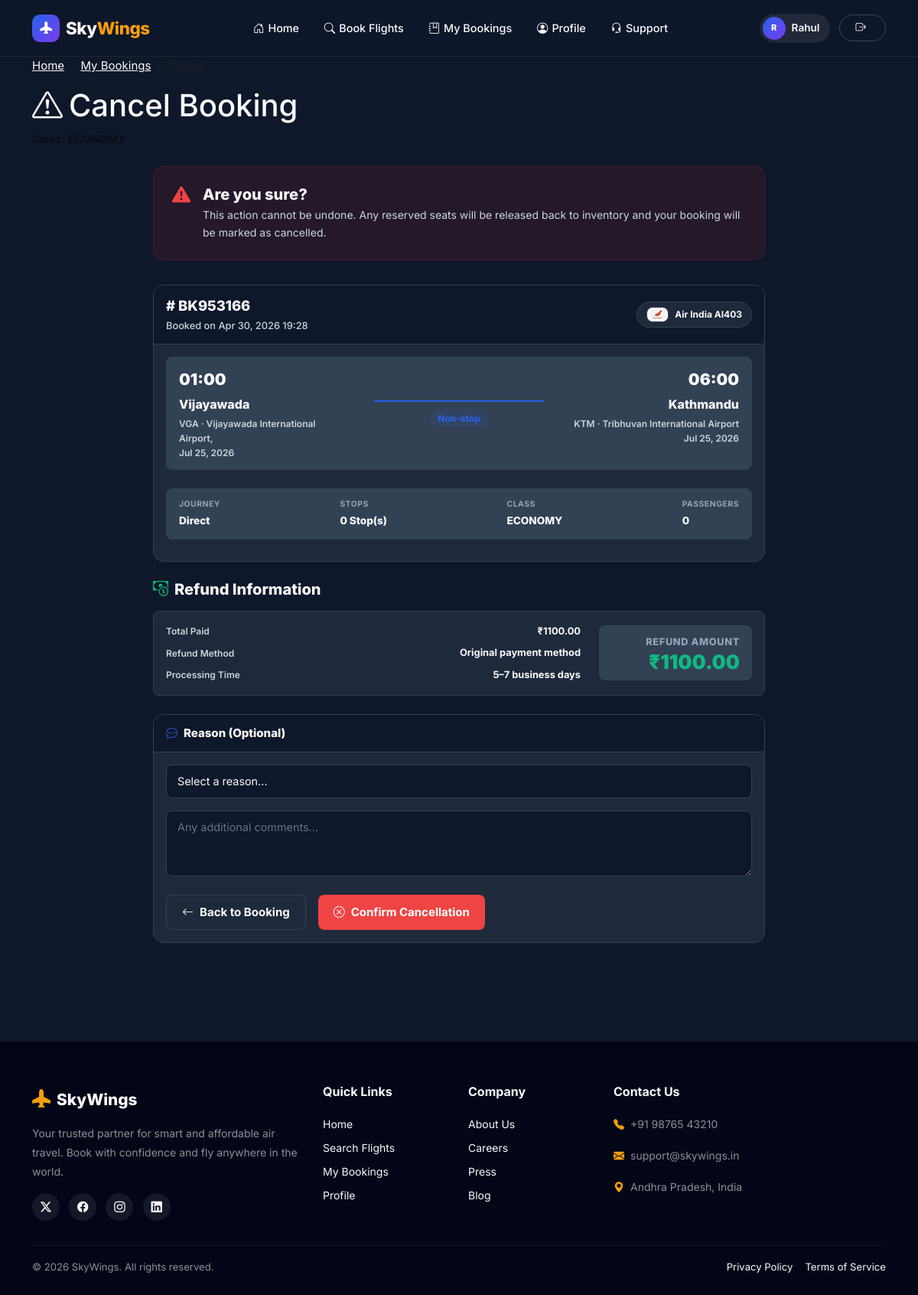
The page /cancel-booking/BK953166/ (signed in) on the database as committed earlier.
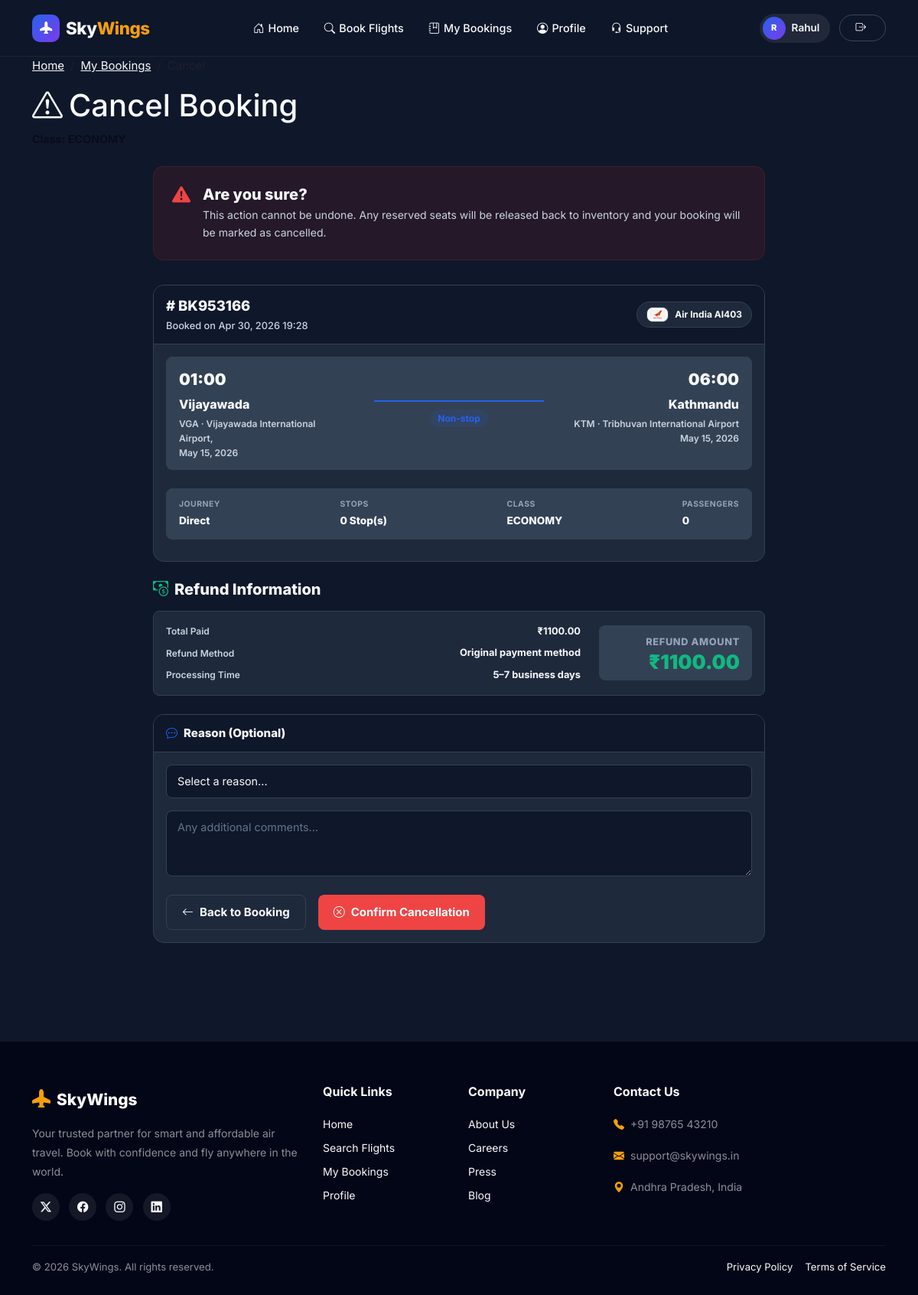
The same page on the database as committed later.
### home/models.py (models this page shows, shortened)
class Booking(models.Model):
    STATUS_CHOICES = [('CONFIRMED', 'Confirmed'), ('CANCELLED', 'Cancelled'), ('PENDING', 'Pending')]
    CLASS_CHOICES = [('ECONOMY', 'Economy'), ('BUSINESS', 'Business'), ('FIRST', 'First Class')]
    FARE_TYPE_CHOICES = [('NORMAL', 'Normal'), ('STUDENT', 'Student')]
    reference = models.CharField(max_length=8, unique=True)
    user = models.ForeignKey(User, on_delete=models.CASCADE)
    flight = models.ForeignKey('Flight', on_delete=models.CASCADE, null=True, blank=True)
    flights = models.ManyToManyField('Flight', through='BookingSegment', related_name='multi_segment_bookings')
    nums_passengers = models.PositiveIntegerField(default=1)
    travel_class = models.CharField(max_length=10, choices=CLASS_CHOICES)
    fare_type = models.CharField(max_length=10, choices=FARE_TYPE_CHOICES, default='NORMAL')
    discount_amount = models.DecimalField(max_digits=10, decimal_places=2, default=Decimal('0.00'))
    total_price = models.DecimalField(max_digits=10, decimal_places=2, default=Decimal('0.00'))
    booking_date = models.DateTimeField(auto_now_add=True)
    status = models.CharField(max_length=10, choices=STATUS_CHOICES, default='CONFIRMED')

class Flight(models.Model):
    flight_number = models.CharField(max_length=10)
    airline = models.ForeignKey(Airline, on_delete=models.CASCADE)
    departure_airport = models.ForeignKey(Airport, related_name='departures', on_delete=models.CASCADE)
    arrival_airport = models.ForeignKey(Airport, related_name='arrivals', on_delete=models.CASCADE)
    departure_time = models.DateTimeField()
    arrival_time = models.DateTimeField()
    economy_seats = models.PositiveIntegerField()
    business_seats = models.PositiveIntegerField()
    first_class_seats = models.PositiveIntegerField()
    economy_price = models.DecimalField(max_digits=10, decimal_places=2)
    business_price = models.DecimalField(max_digits=10, decimal_places=2)
    first_class_price = models.DecimalField(max_digits=10, decimal_places=2)
    stops = models.PositiveIntegerField(default=0)
    cabin_allowance = models.CharField('Cabin', max_length=80, default='7 kg cabin bag')
    check_in_allowance = models.CharField('Check In', max_length=80, default='15 kg check-in bag')

class Airline(models.Model):
    name = models.CharField(max_length=100)
    code = models.CharField(max_length=2, unique=True)
    logo = models.ImageField(upload_to='airlines/', null=True, blank=True)

class Airport(models.Model):
    code = models.CharField(max_length=3, unique=True)
    name = models.CharField(max_length=100)
    city = models.CharField(max_length=100)
    country = models.CharField(max_length=100)
    image = models.ImageField(upload_to='airports/', null=True, blank=True)

### home/views.py (the view, shortened to what this page needs)
@login_required
def cancel_booking(request, reference):
    booking = get_object_or_404(Booking, reference=reference, user=request.user)
    if booking.status != 'CONFIRMED':
        messages.error(request, "Only confirmed bookings can be cancelled")
        return redirect('my_bookings')
    return render(request, 'cancel_confirm.html', {'booking': booking})

### templates/cancel_confirm.html (shortened to what the changed rows need)
{% extends 'base.html' %}
{% block body %}
<div class="cancel-hero">
  <div class="container">
    <h1><i class="bi bi-exclamation-triangle me-2"></i>Cancel Booking</h1>
  </div>
</div>
<div class="container py-4">
  <div class="cancel-container">
    <div class="ticket-card mb-4">
      <div class="ticket-header">
        <div>
          <div class="ticket-ref"># {{ booking.reference }}</div>
          <div style="font-size:0.8rem; color:var(--text-2); font-weight: 500; margin-top:2px;">Booked on {{ booking.booking_date|date:"M j, Y H:i" }}</div>
        </div>
        <div class="ticket-airline-item" title="{{ booking.flight.airline.name }}">
          {% if booking.flight.airline.logo %}
          <img src="{{ booking.flight.airline.logo.url }}" alt="{{ booking.flight.airline.name }}" class="ticket-airline-logo">
          {% else %}
          <span class="ticket-airline-fallback">{{ booking.flight.airline.code }}</span>
          {% endif %}
          <span>{{ booking.flight.airline.name }} {{ booking.flight.airline.code }}{{ booking.flight.flight_number }}</span>
        </div>
      </div>
      <div class="ticket-body">
        <div class="route-display mb-4">
          <div class="route-point">
            <div class="route-time">{{ booking.flight.departure_time|time:"H:i" }}</div>
            <div class="route-city">{{ booking.flight.departure_airport.city }}</div>
            <div class="route-detail">{{ booking.flight.departure_airport.code }} · {{ booking.flight.departure_airport.name }}</div>
            <div class="route-detail">{{ booking.flight.departure_time|date:"M d, Y" }}</div>
          </div>
          <div class="route-point">
            <div class="route-time">{{ booking.flight.arrival_time|time:"H:i" }}</div>
            <div class="route-city">{{ booking.flight.arrival_airport.city }}</div>
            <div class="route-detail">{{ booking.flight.arrival_airport.code }} · {{ booking.flight.arrival_airport.name }}</div>
            <div class="route-detail">{{ booking.flight.arrival_time|date:"M d, Y" }}</div>
          </div>
        </div>
        <div class="info-grid">
          <div class="info-item">
            <div class="info-label">Class</div>
            <div class="info-value">{{ booking.travel_class|upper }}</div>
          </div>
        </div>
      </div>
    </div>
    <div class="payment-summary-card mb-4">
      <div class="payment-column">
        <div class="payment-row">
          <span class="payment-label">Total Paid</span>
          <span class="payment-value">₹{{ booking.total_price }}</span>
        </div>
      </div>
      <div class="payment-total-block">
        <div style="font-weight:800; color:var(--text-3); font-size:0.8rem; text-transform:uppercase; letter-spacing:0.05em; margin-bottom:2px;">Refund Amount</div>
        <div style="font-weight:900; color:var(--success); font-size:1.6rem; line-height:1;">₹{{ booking.total_price }}</div>
      </div>
    </div>
  </div>
</div>
{% endblock %}

Rows that differ between the two databases and show on the page:
changed through a linked row, Booking "BK953166": flight.departure_time "Jul 25, 2026" → "May 15, 2026"; flight.arrival_time "Jul 25, 2026" → "May 15, 2026"
